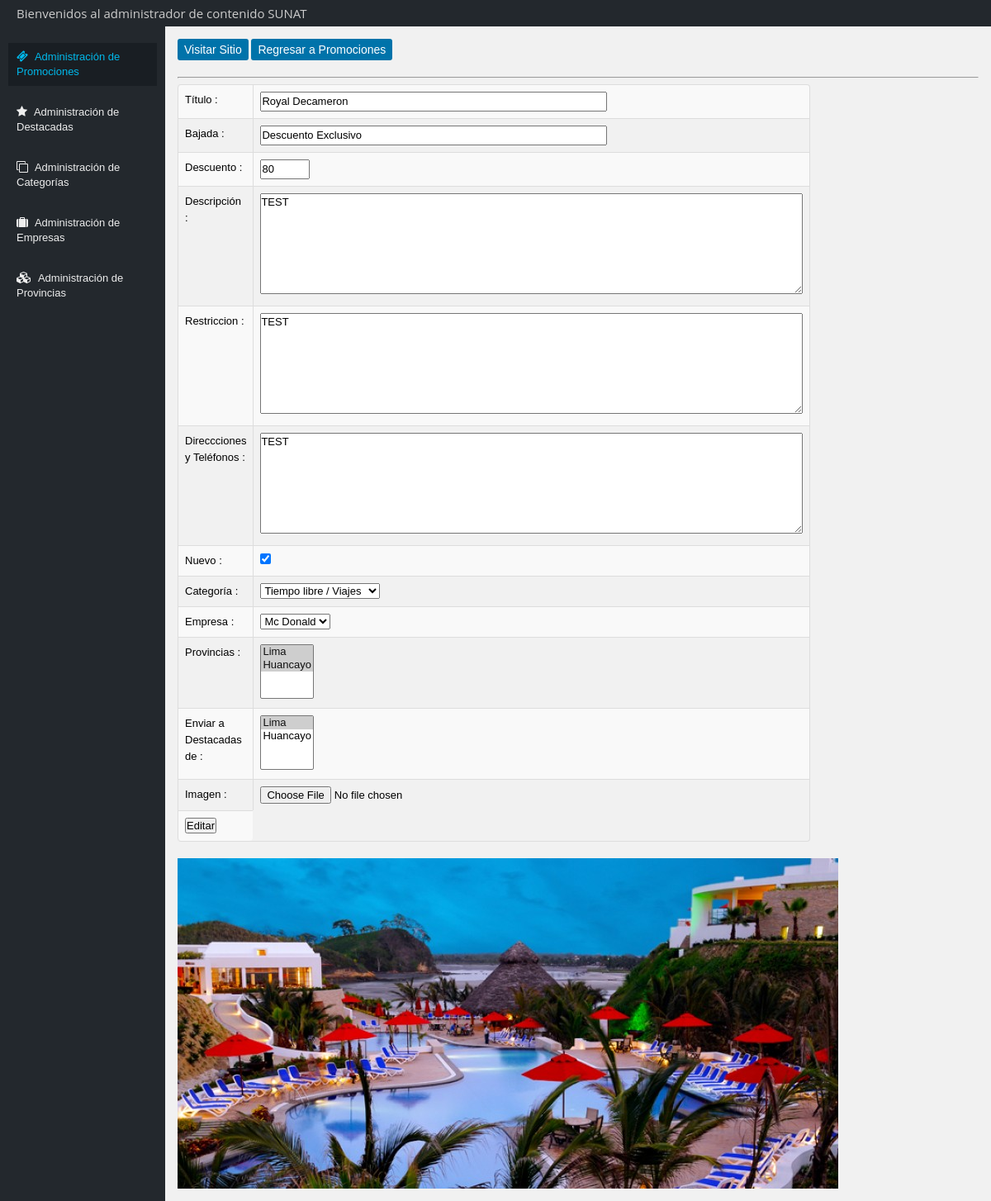
Page /index.php/promocion/form/2 on the committed database.
### tables this page shows
CREATE TABLE IF NOT EXISTS `promociones` (
  `id` int(11) NOT NULL,
  `titulo` varchar(100) NOT NULL,
  `bajada` varchar(100) NOT NULL,
  `descripcion` text NOT NULL,
  `restriccion` text NOT NULL,
  `direcciones` text NOT NULL,
  `descuento` varchar(3) NOT NULL,
  `empresaid` int(11) NOT NULL,
  `categoriaid` int(11) NOT NULL,
  `nuevo` tinyint(1) NOT NULL,
  `imagen` int(11) NOT NULL DEFAULT '0',
  `created` int(11) NOT NULL,
  `mod_created` int(11) NOT NULL
);

CREATE TABLE IF NOT EXISTS `categorias` (
  `id` int(11) NOT NULL,
  `categoria` varchar(30) NOT NULL,
  `color` varchar(10) NOT NULL,
  `imagen` int(11) NOT NULL DEFAULT '0'
);

CREATE TABLE IF NOT EXISTS `empresas` (
  `id` int(11) NOT NULL,
  `empresa` varchar(30) NOT NULL,
  `icon` int(11) NOT NULL DEFAULT '0',
  `logo` int(11) NOT NULL DEFAULT '0'
);

CREATE TABLE IF NOT EXISTS `files` (
  `id` int(11) NOT NULL,
  `nombre` varchar(100) NOT NULL,
  `fecha` int(11) NOT NULL
);

### application/controllers/Promocion.php (called while the page is built, shortened)
<?php
class Promocion extends CI_Controller {
    public function __construct() {
        $this->load->database('default');
        $this->load->model('mfiles');
        $this->load->model('mpromociones');
    }
    public function form($id = false) {
        $this->load->model('mcategorias');
        $this->load->model('mempresas');
        $this->load->model('mprovincias');
        $this->load->model('mdestacadas');
        $data['categorias'] = $this->mcategorias->categorias_entrys();
        $data['empresas'] = $this->mempresas->empresas_entrys();
        $data['provincias'] = $this->mprovincias->provincias_entrys();
        $data['datap'] = $this->mprovincias->provincias_promo($id);
        $data['datad'] = $this->mdestacadas->destacadas_promo($id);
        $data['data'] = $this->mpromociones->promociones_entrys($id);
        if ( $id )
            $this->load->view('admin/promocionesedit', $data);
        else {
            unset($data['data']);
            $this->load->view('admin/promocionesedit', $data);
        }
    }
}

### index.php (called while the page is built, shortened)
<?php
require_once BASEPATH.'core/CodeIgniter.php';

### application/models/mcategorias.php (called while the page is built, shortened)
<?php
class Mcategorias extends CI_Model
{
    public function categorias_entrys($id = false)
    {
        if ( $id === false ) {
            $this->db->select('c.*, f.nombre');
            $this->db->from('categorias c');
            $this->db->join('files f', 'c.imagen = f.id', 'left');
        }
        else {
            $this->db->select('c.*, f.nombre');
            $this->db->from('categorias c');
            $this->db->join('files f', 'c.imagen = f.id', 'left');
            $this->db->where('c.id', $id);
        }
        $query = $this->db->get();
        if ( $query->num_rows() > 0 )
            return $query->result();
    }
}

### application/models/mempresas.php (called while the page is built, shortened)
<?php
class Mempresas extends CI_Model
{
    public function empresas_entrys($id = false){
        $rows = array();
        if ( $id === false ) {
            $this->db->select('c.*');
            $this->db->from('empresas c');
        }
        else {
            $this->db->select('c.*');
            $this->db->from('empresas c');
            $this->db->where('c.id', $id);
        }
        $query = $this->db->get();
        if ( $query->num_rows() > 0 ) {
            $rows = $query->result();
            foreach ( $rows as $key => $row ) {
                $rows[$key]->iconimg = $this->mfiles->get_file($row->icon);
                $rows[$key]->logoimg = $this->mfiles->get_file($row->logo);
            }
        }
        return $rows;
    }
}

### application/models/mfiles.php (called while the page is built, shortened)
<?php
class Mfiles extends CI_Model
{
    public function get_file($id) {
        $query = $this->db->query("SELECT nombre FROM files WHERE id = $id");
        foreach ($query->result() as $row) {
            return $row->nombre;
        }
    }
}

### application/models/mprovincias.php (called while the page is built, shortened)
<?php
class Mprovincias extends CI_Model
{
    public function provincias_entrys() {
        $this->db->select('c.*');
        $this->db->from('provincias c');
        $query = $this->db->get();
        if ( $query->num_rows() > 0 ) {
            return $query->result();
        }
    }
    public function provincias_promo($id) {
        $rows = array();
        $this->db->select('provid');
        $this->db->from('promociones_provincias');
        $query = $this->db->get();
        if ( $query->num_rows() > 0 ) {
            foreach ( $query->result() as $row ) {
                 $rows[$row->provid] = true;
             }
        }
        return $rows;
    }
}

### application/models/mdestacadas.php (called while the page is built, shortened)
<?php
class Mdestacadas extends CI_Model
{
    public function destacadas_promo($id) {
        $rows = array();
        $this->db->select('provid');
        $this->db->from('destacadas');
        $this->db->where('promoid', $id);
        $query = $this->db->get();
        if ( $query->num_rows() > 0 ) {
            foreach ( $query->result() as $row ) {
                 $rows[$row->provid] = true;
             }
        }
        return $rows;
    }
}

### application/models/mpromociones.php (called while the page is built, shortened)
<?php
class Mpromociones extends CI_Model
{
    public function promociones_entrys($id = false)
    {
        if ( $id === false ) {
            $this->db->select('p.*, e.empresa, c.categoria, d.promoid');
            $this->db->from('promociones p');
            $this->db->join('empresas e', 'p.empresaid = e.id', 'left');
            $this->db->join('categorias c', 'p.categoriaid = c.id', 'left');
            $this->db->join('destacadas d', 'p.id = d.promoid', 'left');
            $this->db->group_by("p.id");
        }
        else {
            $this->db->select('p.*, e.empresa, c.categoria, f.nombre');
            $this->db->from('promociones p');
            $this->db->join('empresas e', 'p.empresaid = e.id', 'left');
            $this->db->join('categorias c', 'p.categoriaid = c.id', 'left');
            $this->db->join('files f', 'p.imagen = f.id', 'left');
            $this->db->where('p.id', $id);
        }
        $query = $this->db->get();
        if ( $query->num_rows() > 0 )
            return $query->result();
    }
}

### application/views/admin/promocionesedit.php (the view, shortened to what this page needs)
?><!DOCTYPE html>
<html lang="en" class="pannel-toolbar">
<head>
	<link rel="stylesheet" type="text/css" href="<?=base_url()?>css/style.css">
		<link rel="stylesheet" href="<?=base_url()?>css/font-awesome.min.css">
</head>
<body>
	<div id="container">
		<header>
			<div class="header-inner">
			   <h1>Bienvenidos al administrador de contenido SUNAT</h1>
			</div>
		</header>
		<div class="right-list-admin">
			<ul class="list-menu">
				<li><a class="active" href="<?=base_url()?>/index.php/promocion"><i class="fa fa-ticket"></i> Administración de Promociones</a></li>
				<li><a href="<?=base_url()?>index.php/destacadas"><i class="fa fa-star"></i> Administración de Destacadas</a></li>
				<li><a href="<?=base_url()?>index.php/categorias"><i class="fa fa-clone"></i> Administración de Categorías</a></li>
				<li><a href="<?=base_url()?>index.php/empresas"><i class="fa fa-suitcase"></i> Administración de Empresas</a></li>
				<li><a href="<?=base_url()?>index.php/provincias"><i class="fa fa-cubes"></i> Administración de Provincias</a></li>
			</ul>
		</div>
	    <div class="right-content">
	        <div class="list-mod-panel">
				<h2><a href="<?=base_url()?>">Visitar Sitio</a></h2>
				<h2><a href="<?=base_url()?>/index.php/promocion">Regresar a Promociones</a></h2>
			</div>
		<?php $data = @$data[0]; ?>
		<hr>
		<?php if ( $data )
			echo form_open_multipart('promocion/edit/' . $data->id);
		else
			echo form_open_multipart('promocion/add');
		?>
			<table class="table table-bordered table-striped">
				<tr>
					<td>Título : </td><td><input size="50" type="text" name="titulo" value="<?=@$data->titulo?>"></td>
				</tr>
				<tr>
					<td>Bajada : </td><td><input size="50" type="text" name="bajada" value="<?=@$data->bajada?>"></td>
				</tr>
				<tr>
					<td>Descuento : </td><td><input size="5" type="text" name="descuento" value="<?=@$data->descuento?>"></td>
				</tr>
				<tr>
					<td>Descripción : </td><td><textarea rows="6" cols="80" name="descripcion"><?=@$data->descripcion?></textarea></td>
				</tr>
				<tr>
					<td>Restriccion : </td><td><textarea rows="6" cols="80" name="restriccion"><?=@$data->restriccion?></textarea></td>
				</tr>
				<tr>
					<td>Direccciones y Teléfonos : </td><td><textarea rows="6" cols="80" name="direcciones"><?=@$data->direcciones?></textarea></td>
				</tr>
				<tr>
					<td>Nuevo : </td><td><input type="checkbox" value="1" name="nuevo" <?=(@$data->nuevo)?' checked': ''?>></td>
				</tr>
				<tr>
					<td>Categoría : </td>
					<td>
						<select name="categoriaid">
							<?php foreach ( $categorias as $key => $value ) { ?>
								<option <?=(@$data->categoriaid==$value->id?' selected':'')?> value="<?=$value->id?>"><?=$value->categoria?></option>
							<?php } ?>
						</select>
					</td>
				</tr>
				<tr>
					<td>Empresa : </td>
					<td>
						<select name="empresaid">
							<?php foreach ( $empresas as $key => $value ) { ?>
								<option <?=(@$data->empresaid==$value->id?' selected':'')?> value="<?=$value->id?>"><?=$value->empresa?></option>
							<?php } ?>
						</select>
					</td>
				</tr>
				<tr>
					<td>Provincias :</td>
					<td>
						<select multiple name="provincias[]">
							<?php foreach ( $provincias as $key => $value ) { ?>
								<option <?=(@$datap[$value->id])?' selected':''?> value="<?=$value->id?>"><?=$value->nombre?></option>
							<?php } ?>
						</select>
					</td>
				</tr>
				<?php if ( @$data->id ) { ?>
				<tr>
					<td>Enviar a Destacadas de :</td>
					<td>
						<select multiple name="destacadas[]">
							<?php foreach ( $provincias as $key => $value ) { ?>
								<option <?=(@$datad[$value->id])?' selected':''?> value="<?=$value->id?>"><?=$value->nombre?></option>
							<?php } ?>
						</select>
					</td>
				</tr>
				<?php } ?>
				<tr>
					<td>Imagen : </td><td><input type="file" name="imagen" size="20"></td>
				</tr>
				<tr>
					<td><input type="submit" value="<?=(@$data? 'Editar' : 'Crear')?>"></td>
				</tr>
			</table>
			<?php if ( @$data->imagen ) { ?>
				<img src="<?=base_url()?>uploads/promociones/<?=$data->nombre?>"><br>
			<?php } ?>
		</div>
	</div>
</body>
</html>

### rows in the picture
promociones: titulo "Royal Decameron", bajada "Descuento Exclusivo", descuento "80", descripcion "TEST", restriccion "TEST", direcciones "TEST", nuevo "☑", categoriaid "Tiempo libre / Viajes", empresaid "Mc Donald", files.nombre (picture)

### other values in the picture
form field value "Lima ☑ / Huancayo ☑"
form field value "Lima ☑ / Huancayo"
